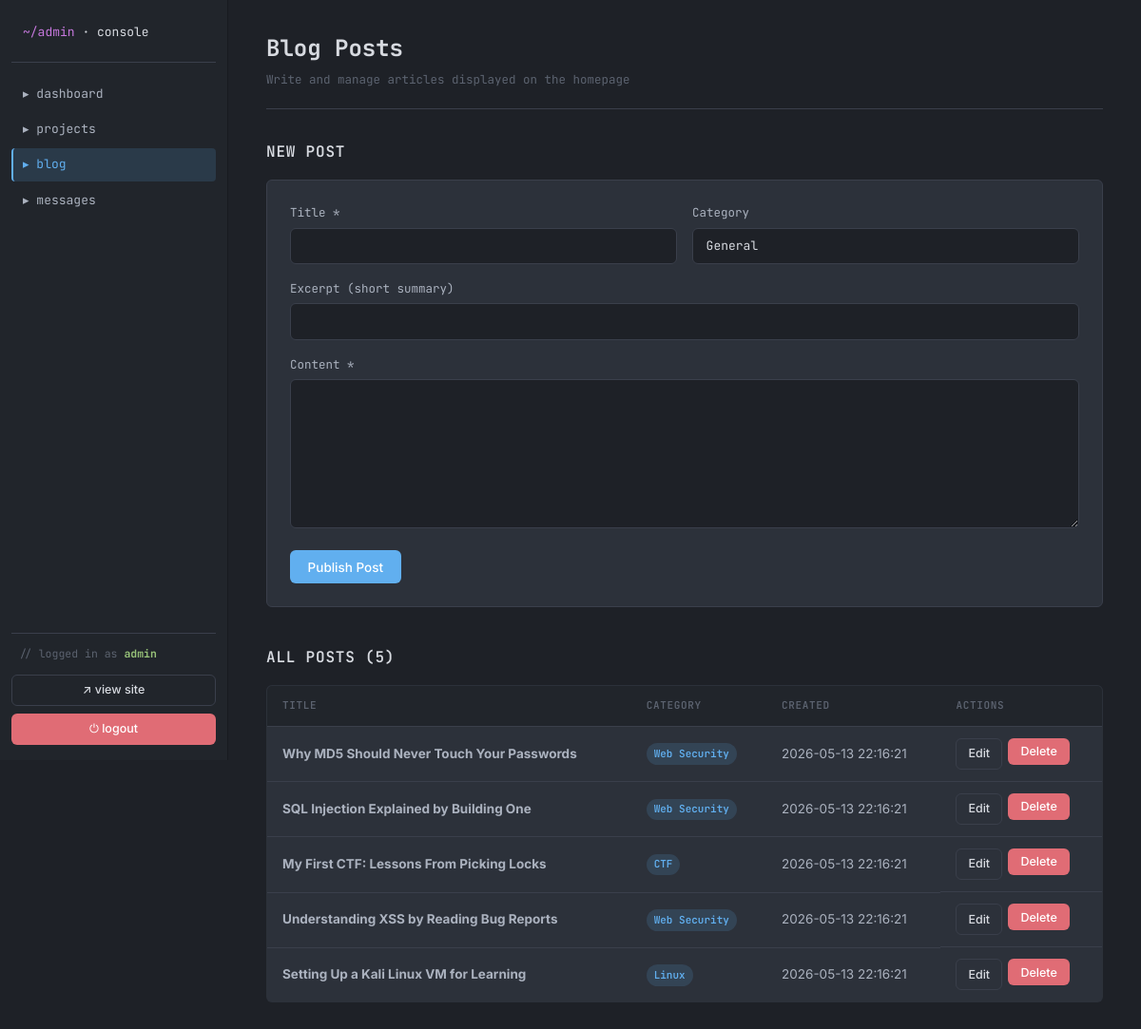
/admin/blog.php (signed in), run on the app's committed database.
### tables this page shows
CREATE TABLE `blog_posts` (
    `id` INT(11) NOT NULL AUTO_INCREMENT,
    `title` VARCHAR(200) NOT NULL,
    `content` TEXT NOT NULL,
    `excerpt` VARCHAR(300) DEFAULT NULL,
    `image` VARCHAR(255) DEFAULT 'assets/img/blog-default.svg',
    `category` VARCHAR(50) DEFAULT 'General',
    `created_at` TIMESTAMP DEFAULT CURRENT_TIMESTAMP,
    PRIMARY KEY (`id`)
);

### includes/functions.php (called while the page is built, shortened)
<?php
function e(string $value): string
{
    return htmlspecialchars($value, ENT_QUOTES | ENT_HTML5, 'UTF-8');
}

### admin/blog.php (the view, shortened to what this page needs)
<?php require __DIR__ . '/header.php'; ?>
<?php
$editing = null;
$posts = $pdo->query('SELECT * FROM blog_posts ORDER BY created_at DESC')->fetchAll();
?>
<div class="admin-header">
    <div>
        <h1>Blog Posts</h1>
        <p class="text-muted">Write and manage articles displayed on the homepage</p>
    </div>
</div>
<section class="admin-section">
    <h2><?= $editing ? 'Edit Post' : 'New Post' ?></h2>
    <form method="POST" class="admin-form">
        <div class="form-row">
            <div class="form-group">
                <label for="title">Title *</label>
                <input type="text" id="title" name="title" required maxlength="200"
                       value="<?= $editing ? e($editing['title']) : '' ?>">
            </div>
            <div class="form-group">
                <label for="category">Category</label>
                <input type="text" id="category" name="category" maxlength="50"
                       value="<?= $editing ? e($editing['category']) : 'General' ?>">
            </div>
        </div>
        <div class="form-group">
            <label for="excerpt">Excerpt (short summary)</label>
            <input type="text" id="excerpt" name="excerpt" maxlength="300"
                   value="<?= $editing ? e($editing['excerpt']) : '' ?>">
        </div>
        <div class="form-group">
            <label for="content">Content *</label>
            <textarea id="content" name="content" rows="8" required><?= $editing ? e($editing['content']) : '' ?></textarea>
        </div>
        <div class="form-actions">
            <button type="submit" class="btn btn-primary"><?= $editing ? 'Update Post' : 'Publish Post' ?></button>
        </div>
    </form>
</section>
<section class="admin-section">
    <h2>All Posts (<?= count($posts) ?>)</h2>
    <?php if (!$posts): ?>
        <p class="empty-state">No posts yet.</p>
    <?php else: ?>
        <table class="admin-table">
            <thead>
                <tr>
                    <th>Title</th>
                    <th>Category</th>
                    <th>Created</th>
                    <th>Actions</th>
                </tr>
            </thead>
            <tbody>
                <?php foreach ($posts as $p): ?>
                <tr>
                    <td><strong><?= e($p['title']) ?></strong></td>
                    <td><span class="badge"><?= e($p['category']) ?></span></td>
                    <td><?= e($p['created_at']) ?></td>
                    <td class="actions-cell">
                        <a href="?edit=<?= (int)$p['id'] ?>" class="btn btn-outline btn-sm">Edit</a>
                        <form method="POST" style="display:inline" data-confirm="Delete this post?">
                            <button type="submit" class="btn btn-danger btn-sm">Delete</button>
                        </form>
                    </td>
                </tr>
                <?php endforeach; ?>
            </tbody>
        </table>
    <?php endif; ?>
</section>
<?php require __DIR__ . '/footer.php'; ?>

### assets/css/style.css (style rules this page uses)
:root { --bg-app: #1e2127; --bg-titlebar: #21252b; --bg-activitybar: #2c313a; --bg-sidebar: #21252b; --bg-editor: #282c34; --bg-tabbar: #21252b; --bg-tab-active: #282c34; --bg-statusbar: #21252b; --bg-elev: #2c313a; --bg-elev-hover: #353b45; --border: #181a1f; --border-soft: #3a3f4b; --text-primary: #abb2bf; --text-strong: #d7dae0; --text-muted: #5c6370; --text-comment: #7f848e; --accent-blue: #61afef; --accent-purple: #c678dd; --accent-green: #98c379; --accent-yellow: #e5c07b; --accent-red: #e06c75; --accent-cyan: #56b6c2; --selection: rgba(97, 175, 239, 0.2); --radius: 6px; --transition: 0.18s ease; --font-ui: 'Inter', -apple-system, BlinkMacSystemFont, sans-serif; --font-mono: 'JetBrains Mono', 'SF Mono', Menlo, Consolas, monospace; }
*, *::before, *::after { box-sizing: border-box; margin: 0; padding: 0; }
html { scroll-behavior: smooth; }
body { font-family: var(--font-ui); font-size: 14px; line-height: 1.6; background: var(--bg-app); color: var(--text-primary); -webkit-font-smoothing: antialiased; transition: background var(--transition), color var(--transition); }
a { color: var(--accent-blue); text-decoration: none; }
button { font-family: inherit; cursor: pointer; border: none; background: none; color: inherit; }
.btn { display: inline-flex; align-items: center; justify-content: center; gap: 0.5rem; padding: 0.55rem 1.1rem; border-radius: var(--radius); font-size: 13.5px; font-weight: 500; transition: var(--transition); border: 1px solid transparent; font-family: var(--font-ui); cursor: pointer; }
.btn-primary { background: var(--accent-blue); color: white; }
.btn-outline { background: transparent; border-color: var(--border-soft); color: var(--text-strong); }
.btn-sm { padding: 0.35rem 0.75rem; font-size: 12.5px; }
.btn-danger { background: var(--accent-red); color: white; }
.badge { display: inline-block; padding: 0.15rem 0.5rem; border-radius: 999px; background: rgba(97, 175, 239, 0.15); color: var(--accent-blue); font-size: 11px; font-weight: 600; font-family: var(--font-mono); }
.form-group { margin-bottom: 1rem; }
.form-group label { display: block; margin-bottom: 0.35rem; font-family: var(--font-mono); font-size: 12.5px; color: var(--text-primary); }
.form-group input, .form-group textarea, .form-group select { width: 100%; padding: 0.6rem 0.85rem; background: var(--bg-app); border: 1px solid var(--border-soft); border-radius: var(--radius); color: var(--text-strong); font-family: var(--font-mono); font-size: 13px; transition: var(--transition); }
.form-group textarea { resize: vertical; min-height: 120px; }

### assets/css/admin.css (style rules this page uses)
.admin-body { display: flex; min-height: 100vh; background: var(--bg-app); color: var(--text-primary); font-family: var(--font-ui); }
.admin-header { display: flex; justify-content: space-between; align-items: flex-end; margin-bottom: 2rem; padding-bottom: 1.25rem; border-bottom: 1px solid var(--border-soft); }
.admin-header h1 { font-family: var(--font-mono); font-size: 1.5rem; font-weight: 700; color: var(--text-strong); margin-bottom: 0.25rem; }
.text-muted { color: var(--text-muted); font-family: var(--font-mono); font-size: 12.5px; }
.admin-section { margin-bottom: 2.5rem; }
.admin-section h2 { font-family: var(--font-mono); font-size: 1rem; font-weight: 600; color: var(--text-strong); margin-bottom: 1rem; text-transform: uppercase; letter-spacing: 0.05em; }
.admin-table { width: 100%; border-collapse: collapse; background: var(--bg-elev); border: 1px solid var(--border-soft); border-radius: var(--radius); overflow: hidden; font-size: 13.5px; }
.admin-table th, .admin-table td { padding: 0.75rem 1rem; text-align: left; border-bottom: 1px solid var(--border-soft); }
.admin-table thead th { background: var(--bg-tabbar); text-transform: uppercase; font-size: 11px; letter-spacing: 0.06em; color: var(--text-muted); font-weight: 600; font-family: var(--font-mono); }
.admin-table tbody tr:last-child td { border-bottom: none; }
.actions-cell { display: flex; gap: 0.4rem; flex-wrap: wrap; }
.admin-form { padding: 1.5rem; background: var(--bg-elev); border: 1px solid var(--border-soft); border-radius: var(--radius); margin-bottom: 1.25rem; }
.form-row { display: grid; grid-template-columns: 1fr 1fr; gap: 1rem; }
.form-actions { display: flex; gap: 0.5rem; margin-top: 1rem; flex-wrap: wrap; }

### data on the page
blog_posts: title "Why MD5 Should Never Touch Your Passwords", category "Web Security", created_at "2026-05-13 22:16:21"
blog_posts: title "SQL Injection Explained by Building One", category "Web Security", created_at "2026-05-13 22:16:21"
blog_posts: title "My First CTF: Lessons From Picking Locks", category "CTF", created_at "2026-05-13 22:16:21"
blog_posts: title "Understanding XSS by Reading Bug Reports", category "Web Security", created_at "2026-05-13 22:16:21"
blog_posts: title "Setting Up a Kali Linux VM for Learning", category "Linux", created_at "2026-05-13 22:16:21"

### other printed values
$_SESSION['admin_username'] "admin"
count($posts) "5"
